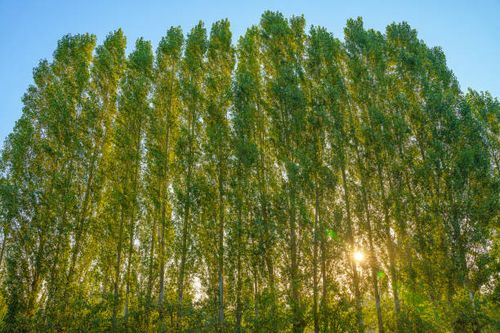
#> input picture Assignment 14/nature.jpg, 500 x 333 px
$ python Lecture8.py
#> lines starting #> are read from the running program, lines starting #| are printed output that depends on the picture
import cv2
import numpy as np

img=cv2.imread("nature.jpg")
#> img is the input picture: shape (333, 500, 3); mean B, G, R 69.6, 118.8, 103.1
width=400
height=200
dim=(width,height)
resized=cv2.resize(img,dim)
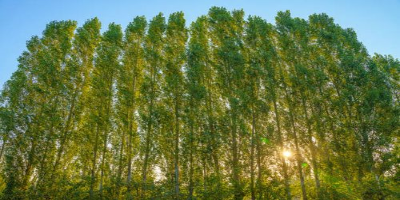
#> resized: shape (200, 400, 3); mean B, G, R 69.5, 118.7, 103

kernel=np.ones((5,5),dtype=np.uint8)

erosion=cv2.erode(resized,kernel,iterations=1)
dilation=cv2.dilate(resized,kernel,iterations=1)
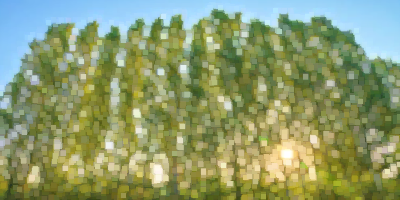
#> dilation: shape (200, 400, 3); mean B, G, R 110, 154.5, 140.7

opening=cv2.morphologyEx(resized,cv2.MORPH_OPEN,kernel)
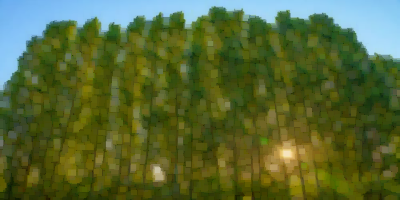
#> opening: shape (200, 400, 3); mean B, G, R 52.8, 102.9, 87.2
closing=cv2.morphologyEx(resized,cv2.MORPH_CLOSE,kernel)
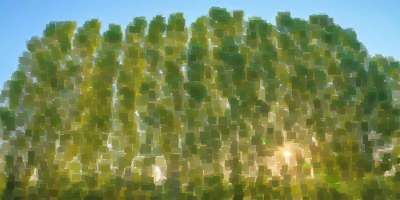
#> closing: shape (200, 400, 3); mean B, G, R 85.5, 135, 119.2

gradient=cv2.morphologyEx(resized,cv2.MORPH_GRADIENT,kernel)
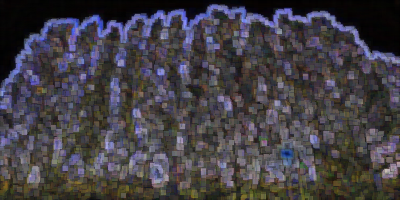
#> gradient: shape (200, 400, 3); mean B, G, R 69.9, 63.8, 67.5

tophat=cv2.morphologyEx(resized,cv2.MORPH_TOPHAT,kernel)
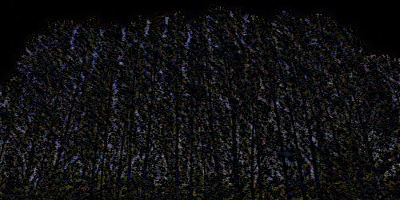
#> tophat: shape (200, 400, 3); mean B, G, R 16.7, 15.7, 15.8
blackhat=cv2.morphologyEx(resized,cv2.MORPH_BLACKHAT,kernel)
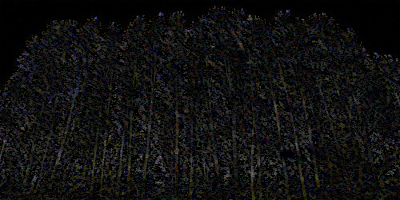
#> blackhat: shape (200, 400, 3); mean B, G, R 16, 16.3, 16.3

cv2.imshow("Original", resized)
cv2.imshow("Erosion", erosion)
cv2.imshow("Dilation", dilation)
cv2.imshow("Opening", opening)
cv2.imshow("Closing", closing)
cv2.imshow("Gradient", gradient)
cv2.imshow("Tophat", tophat)
cv2.imshow("Blackhat", blackhat)
cv2.waitKey(0)
cv2.destroyAllWindows()
